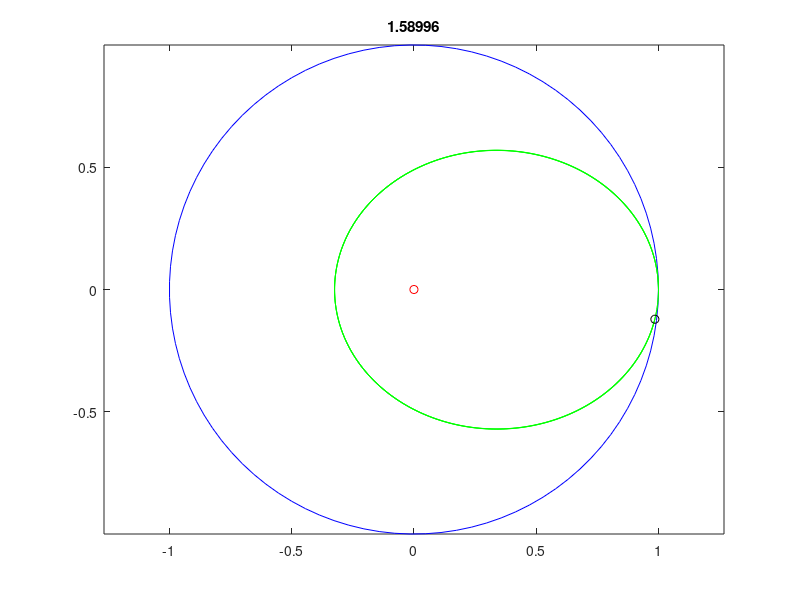
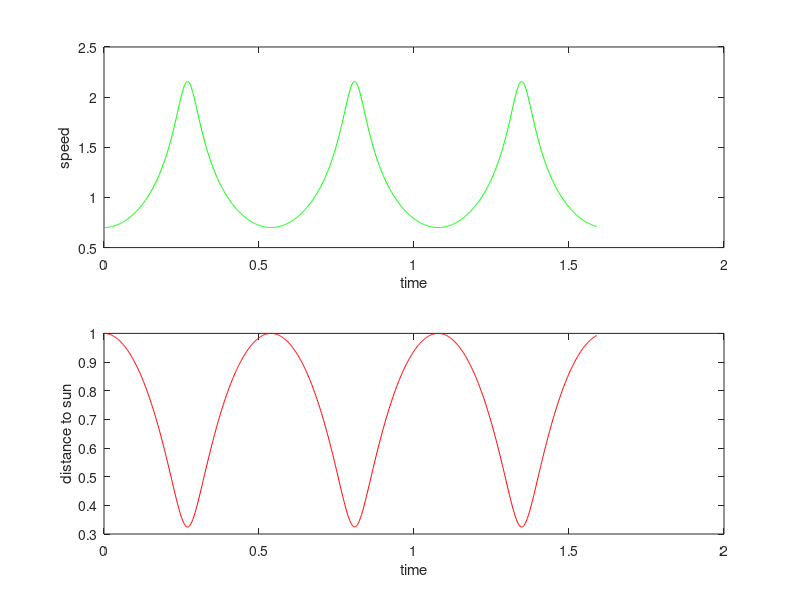

Write MATLAB code to recreate these figures, in order.
clear
close all

h=0.01;       % timestep of 0.05 time-units
pos=[1 0];    % initial position
vel=[0 0.7];  % initial velocity

steps=1000;              % number of steps
skip=ceil(steps/100);   % plot only 100 frames

theta=linspace(0,2*pi,100);   % equally spaced points
xc=cos(theta);
yc=sin(theta);

for i=1:steps
  x(i)=pos(1);
  y(i)=pos(2);
  time=(i-1)*h/(2*pi);
  t(i) = time;

  if rem(i,skip)==0
    
    plot(xc,yc,'b',x,y,'g-',pos(1),pos(2),'ko',0,0,'ro')
    title(time)
    axis equal;
    pause(0);
  end

  r=norm(pos);
  accel=-1/r^2 * pos/r;
  sun_dist(i) = r;
 
  % Verlet Method
  if i==1
    next=pos + h*vel + 0.5*h*h*accel;
    v(i) = norm(vel);
  else
    next=2*pos - prev + h*h*accel;
    v(i) = norm((next-prev) / (2*h));
  end
  

  prev=pos;
  pos=next;

end

figure(2)
  subplot(2,1,1)
  plot(t, v, 'g-')
  xlabel('time')
  ylabel('speed')
  subplot(2,1,2)
  plot(t, sun_dist, 'r-')
  xlabel('time')
  ylabel('distance to sun')
  drawnow

vmax = max(v);
vmin = min(v);

dmax = max(sun_dist);
dmin = min(sun_dist);

Rv = vmax/vmin;
Rd = dmax/dmin;

disp(Rv)
disp(Rd)
